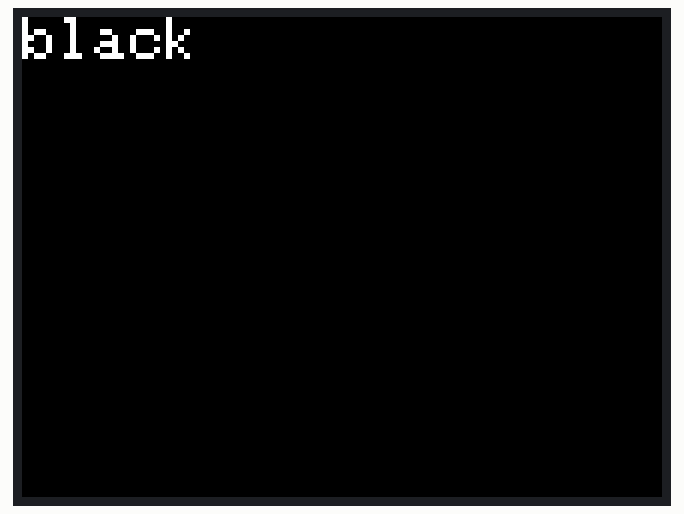
This sketch was run on a simulated ESP32. On the bench: 320×240 colour display.

Above: at 0.3 s.
At 1.4 s:
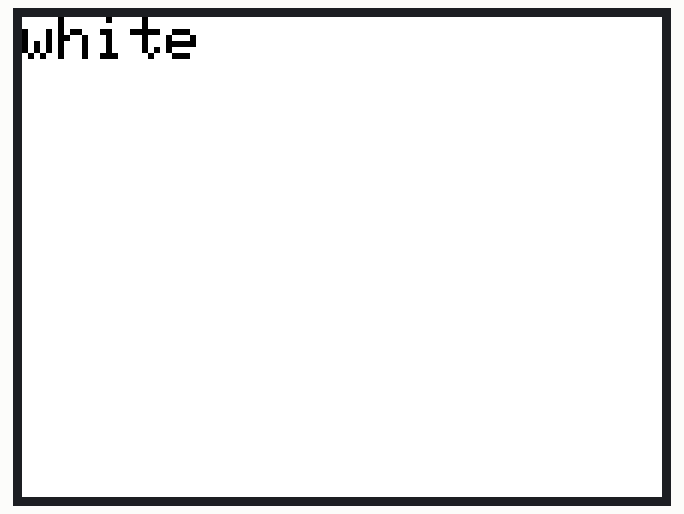
At 2.4 s:
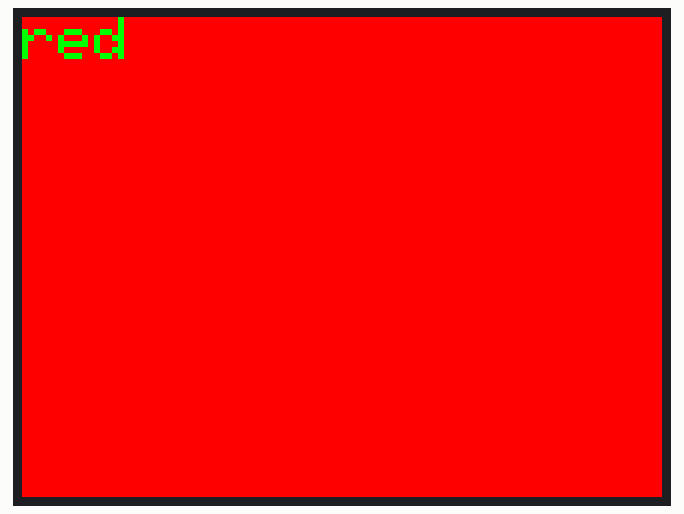
At 4.6 s:
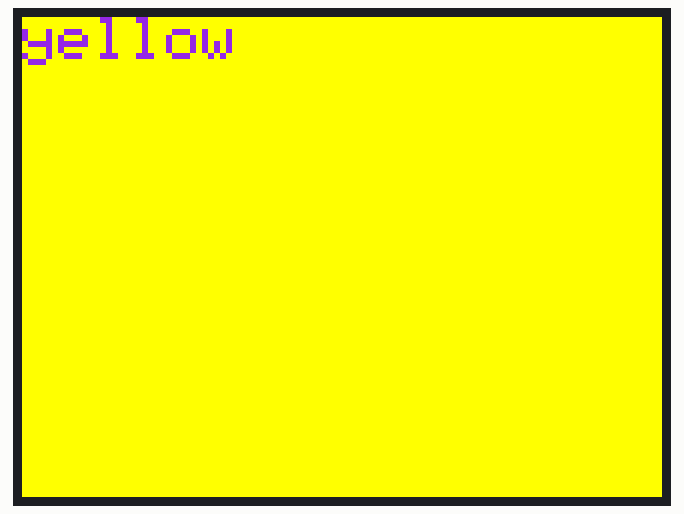
At 6.8 s:
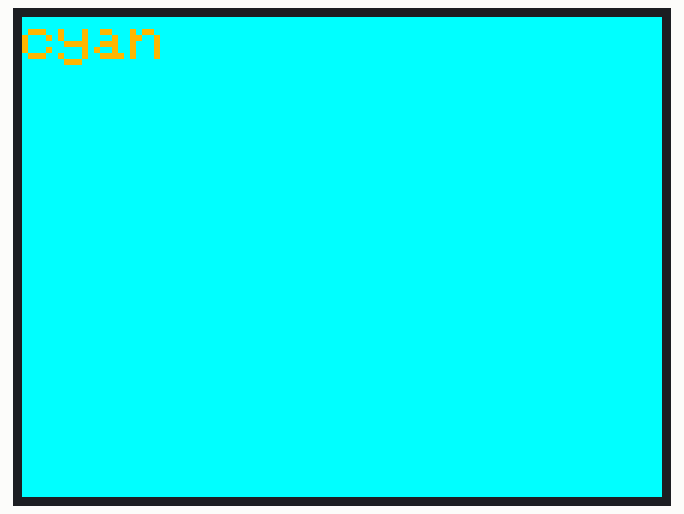
At 10.0 s:
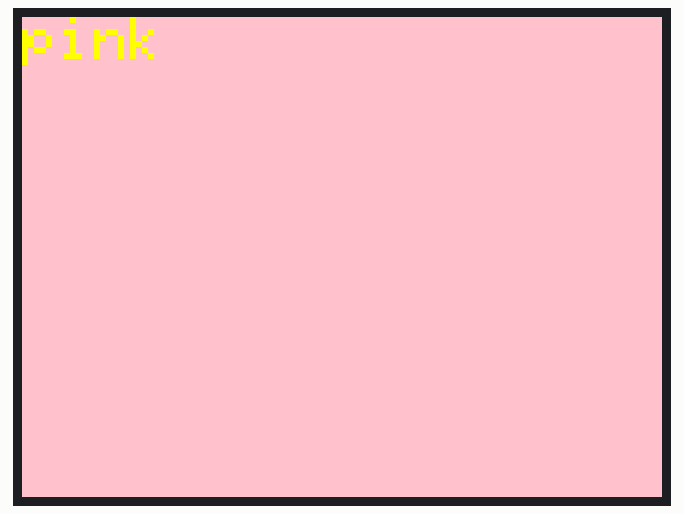

The sketch:

color_check.ino
```cpp
// 16-04-2024 by i4k
// simple program that use st7789 display and check colors

#include <TFT_eSPI.h>

TFT_eSPI tft = TFT_eSPI();

void setup() {
    Serial.begin(115200);
    tft.begin();
    tft.setRotation(3);
    tft.setTextSize(3);
}

void loop() {
    tft.fillScreen(TFT_BLACK);
    tft.setTextColor(TFT_WHITE, TFT_BLACK);
    tft.setCursor(0, 0);
    tft.println("black");
    delay(1000);

    tft.fillScreen(TFT_WHITE);
    tft.setTextColor(TFT_BLACK, TFT_WHITE);
    tft.setCursor(0, 0);
    tft.println("white");
    delay(1000);

    tft.fillScreen(TFT_RED);
    tft.setTextColor(TFT_GREEN, TFT_RED);
    tft.setCursor(0, 0);
    tft.println("red");
    delay(1000);

    tft.fillScreen(TFT_ORANGE);
    tft.setTextColor(TFT_CYAN, TFT_ORANGE);
    tft.setCursor(0, 0);
    tft.println("orange");
    delay(1000);

    tft.fillScreen(TFT_YELLOW);
    tft.setTextColor(TFT_VIOLET, TFT_YELLOW);
    tft.setCursor(0, 0);
    tft.println("yellow");
    delay(1000);

    tft.fillScreen(TFT_GREEN);
    tft.setTextColor(TFT_RED, TFT_GREEN);
    tft.setCursor(0, 0);
    tft.println("green");
    delay(1000);

    tft.fillScreen(TFT_CYAN);
    tft.setTextColor(TFT_ORANGE, TFT_CYAN);
    tft.setCursor(0, 0);
    tft.println("cyan");
    delay(1000);

    tft.fillScreen(TFT_BLUE);
    tft.setTextColor(TFT_ORANGE, TFT_BLUE);
    tft.setCursor(0, 0);
    tft.println("blue");
    delay(1000);

    tft.fillScreen(TFT_VIOLET);
    tft.setTextColor(TFT_YELLOW, TFT_VIOLET);
    tft.setCursor(0, 0);
    tft.println("violet");
    delay(1000);

    tft.fillScreen(TFT_PINK);
    tft.setTextColor(TFT_YELLOW, TFT_PINK);
    tft.setCursor(0, 0);
    tft.println("pink");
    delay(1000);
}
```

Measured:
- by itself, everything shown: repeats every 10.8 s, in 10 steps
- what the display in image 1 shows lasts 1.1 s, from 1.3 s to 2.4 s
